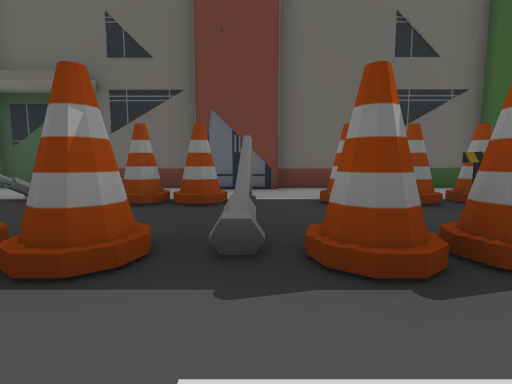
[1] (above)

16 first-person views from a walk through a 3-D level made in the Unity game engine. The camera is 1.2 m above the floor, tilts 6° down and sees 85° across. The floor is counted in squares, 2 m on a side. Each view is taken from the middle of a square. On the plan, view 1 faces up. The plan holds only what a view shows up to about 9 squares ahead; the rest is blank. The place goes on beyond the plan. The player character is not drawn.

[2]
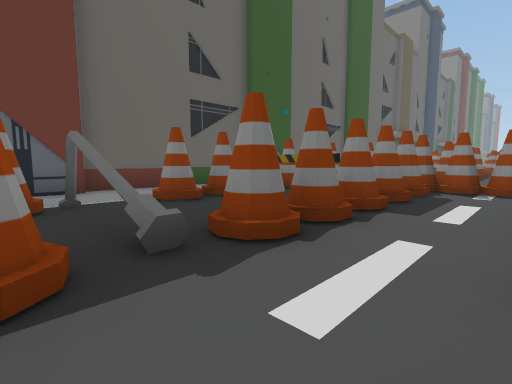

[3]
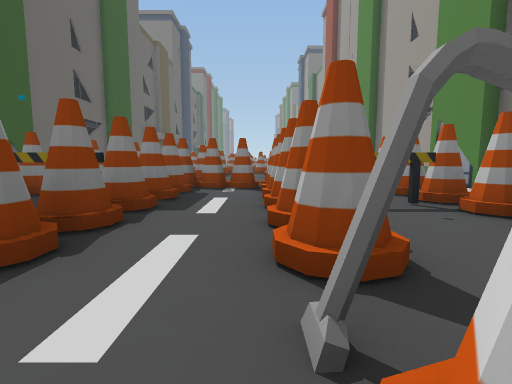

[4]
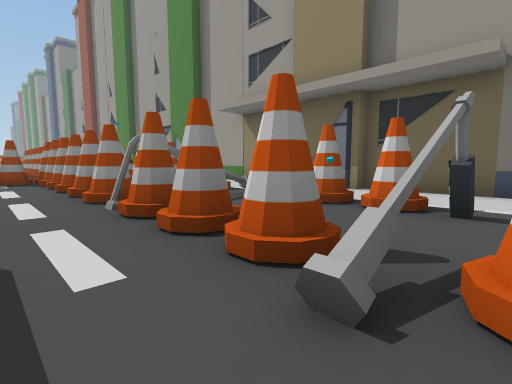

[5]
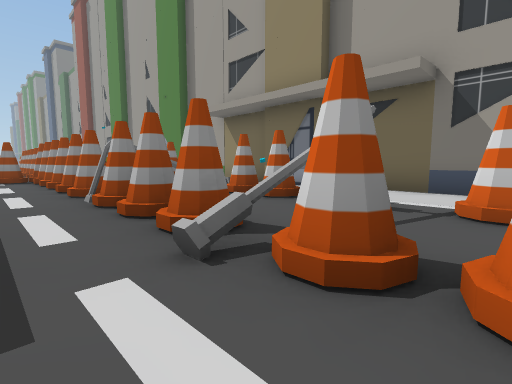

[6]
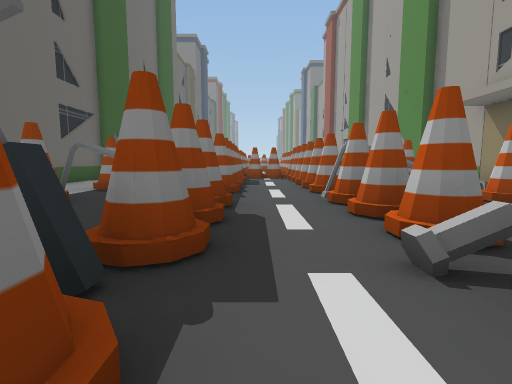

[7]
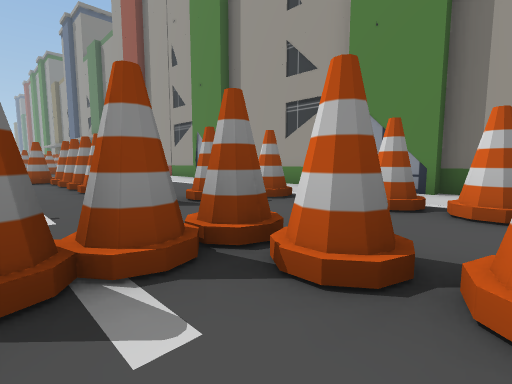

[8]
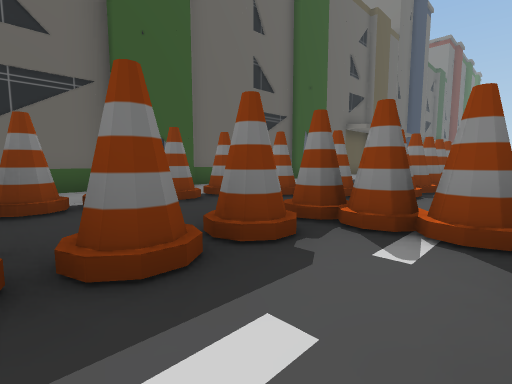

[9]
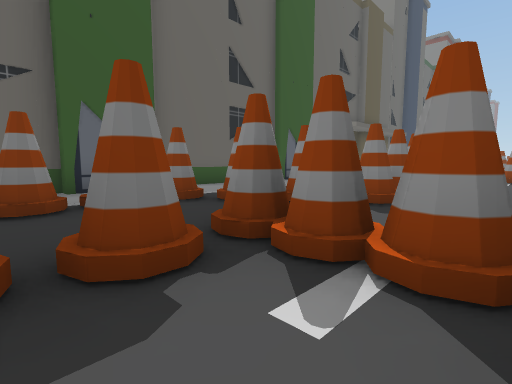

[10]
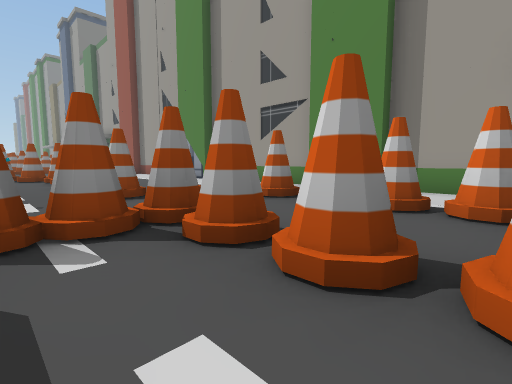

[11]
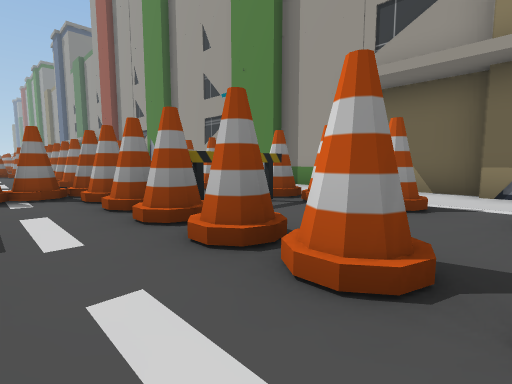

[12]
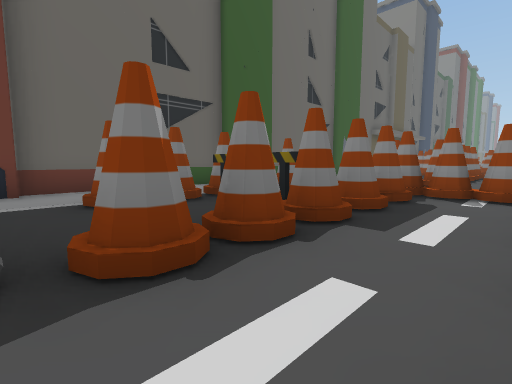

[13]
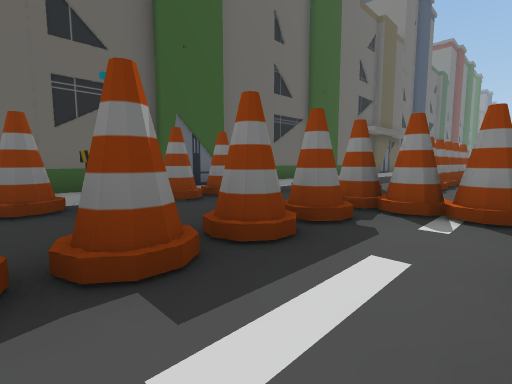

[14]
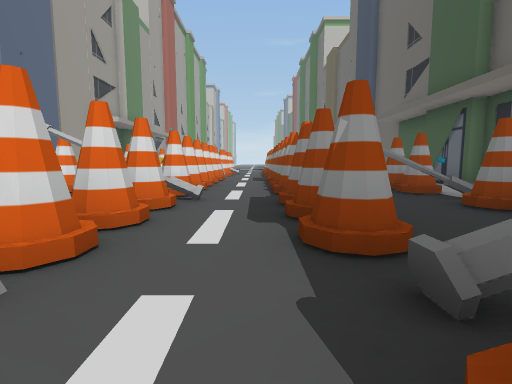

[15]
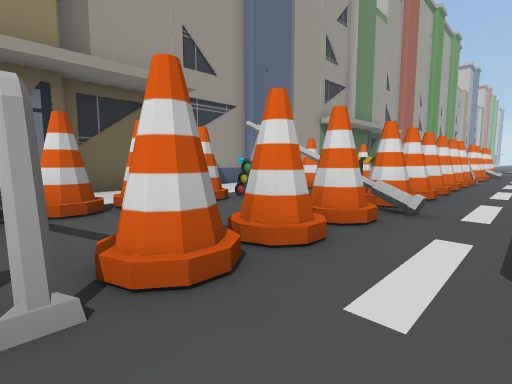

[16]
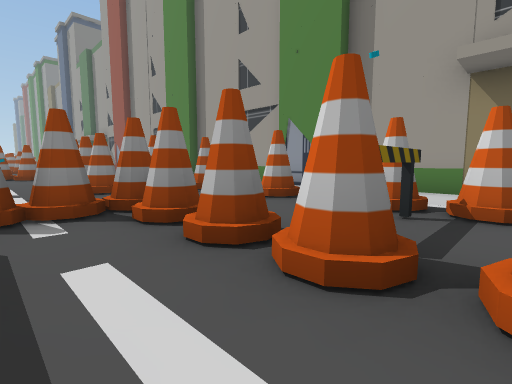

### Floor plan
Key: @ floor where view 1 was taken; # wall or solid block; x gap in a wall; . floor; / step, stairs or slope; O other object.
Columns run from 8 left of view 1 to 15 right of it. Each row starts with its distance up from view 1.
  7 OOOOOOOOOOOOOOOOOOOO
  6   ..  ............
  5    .. ...........
  4    O#OOO#OOOOOO.
  3     ##O.#..O...O ..
  2  OOOOOOO#OOOOOO.OOOOOO
  1 ..............O.O..
  0 ....O///@/////O.......OO
 -1 OOOOOOOO#OOOOOO.OOOOOO
 -2  O......x..O....O...
 -3   OO.OOO#OOOOOO O ..
 -4     ..........  .
 -5  OO....OO.....OO..
 -6    OOOOO OOOOO  OOOO

Positions as (right, up) in squares from view 1, and headings:
1: (0, 0), facing up
2: (-1, 0), facing up-right
3: (-1, 0), facing right
4: (-4, 1), facing down-right
5: (-5, 1), facing down-right
6: (-5, 1), facing right
7: (4, 1), facing down-right
8: (3, 0), facing up-right
9: (4, 0), facing up-right
10: (3, 1), facing down-right
11: (0, 1), facing down-right
12: (0, 0), facing up-right
13: (2, 0), facing up-right
14: (1, 1), facing left
15: (0, 1), facing down-left
16: (2, 1), facing down-right
